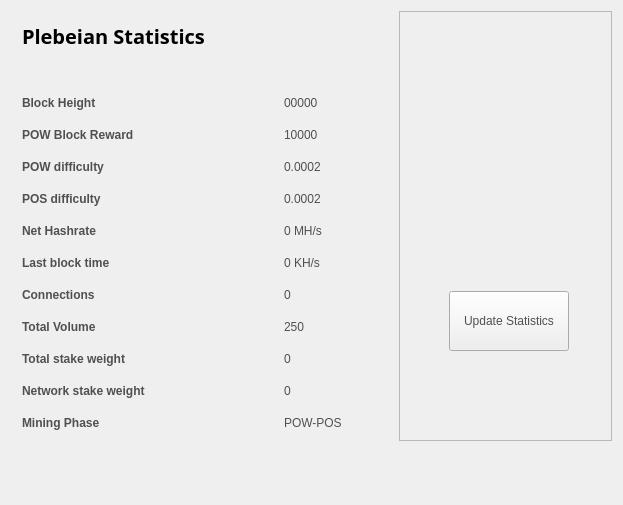
<?xml version="1.0" encoding="UTF-8"?>
<ui version="4.0">
 <class>StatisticsPage</class>
 <widget class="QWidget" name="StatisticsPage">
  <property name="windowModality">
   <enum>Qt::NonModal</enum>
  </property>
  <property name="geometry">
   <rect>
    <x>0</x>
    <y>0</y>
    <width>623</width>
    <height>505</height>
   </rect>
  </property>
  <property name="windowTitle">
   <string>Digging</string>
  </property>
  <property name="styleSheet">
   <string notr="true">color:#505050;
font-family:'Open Sans,sans-serif';</string>
  </property>
  <layout class="QGridLayout" name="gridLayout">
   <property name="sizeConstraint">
    <enum>QLayout::SetMaximumSize</enum>
   </property>
   <item row="0" column="1">
    <widget class="QFrame" name="frame">
     <property name="minimumSize">
      <size>
       <width>213</width>
       <height>0</height>
      </size>
     </property>
     <property name="frameShape">
      <enum>QFrame::StyledPanel</enum>
     </property>
     <property name="frameShadow">
      <enum>QFrame::Raised</enum>
     </property>
     <widget class="QPushButton" name="startButton">
      <property name="geometry">
       <rect>
        <x>50</x>
        <y>280</y>
        <width>120</width>
        <height>60</height>
       </rect>
      </property>
      <property name="sizePolicy">
       <sizepolicy hsizetype="Fixed" vsizetype="Fixed">
        <horstretch>0</horstretch>
        <verstretch>0</verstretch>
       </sizepolicy>
      </property>
      <property name="minimumSize">
       <size>
        <width>120</width>
        <height>60</height>
       </size>
      </property>
      <property name="autoFillBackground">
       <bool>false</bool>
      </property>
      <property name="styleSheet">
       <string notr="true"/>
      </property>
      <property name="text">
       <string>Update Statistics</string>
      </property>
     </widget>
     <widget class="QLabel" name="label">
      <property name="geometry">
       <rect>
        <x>10</x>
        <y>10</y>
        <width>191</width>
        <height>191</height>
       </rect>
      </property>
      <property name="text">
       <string/>
      </property>
      <property name="pixmap">
       <pixmap resource="../bitcoin.qrc">:/icons/coinbg</pixmap>
      </property>
      <property name="scaledContents">
       <bool>true</bool>
      </property>
     </widget>
    </widget>
   </item>
   <item row="0" column="0">
    <widget class="QFrame" name="gridFrame_2">
     <layout class="QGridLayout" name="gridLayout_4">
      <item row="3" column="0">
       <layout class="QFormLayout" name="formLayout_2">
        <property name="fieldGrowthPolicy">
         <enum>QFormLayout::FieldsStayAtSizeHint</enum>
        </property>
        <property name="horizontalSpacing">
         <number>139</number>
        </property>
        <property name="verticalSpacing">
         <number>18</number>
        </property>
        <property name="rightMargin">
         <number>0</number>
        </property>
        <item row="1" column="0">
         <widget class="QLabel" name="label_14">
          <property name="text">
           <string>&lt;html&gt;&lt;head/&gt;&lt;body&gt;&lt;p&gt;&lt;span style=&quot; font-weight:600;&quot;&gt;Block Height&lt;/span&gt;&lt;/p&gt;&lt;/body&gt;&lt;/html&gt;</string>
          </property>
         </widget>
        </item>
        <item row="1" column="1">
         <widget class="QLabel" name="heightBox">
          <property name="text">
           <string>00000</string>
          </property>
         </widget>
        </item>
        <item row="2" column="0">
         <widget class="QLabel" name="label_12">
          <property name="text">
           <string>&lt;html&gt;&lt;head/&gt;&lt;body&gt;&lt;p&gt;&lt;span style=&quot; font-weight:600;&quot;&gt;POW Block Reward&lt;/span&gt;&lt;/p&gt;&lt;/body&gt;&lt;/html&gt;</string>
          </property>
         </widget>
        </item>
        <item row="2" column="1">
         <widget class="QLabel" name="rewardBox">
          <property name="text">
           <string>10000</string>
          </property>
         </widget>
        </item>
        <item row="3" column="0">
         <widget class="QLabel" name="label_13">
          <property name="text">
           <string>&lt;html&gt;&lt;head/&gt;&lt;body&gt;&lt;p&gt;&lt;span style=&quot; font-weight:600;&quot;&gt;POW difficulty&lt;/span&gt;&lt;/p&gt;&lt;/body&gt;&lt;/html&gt;</string>
          </property>
         </widget>
        </item>
        <item row="3" column="1">
         <widget class="QLabel" name="diffBox">
          <property name="text">
           <string>0.0002</string>
          </property>
         </widget>
        </item>
        <item row="4" column="0">
         <widget class="QLabel" name="label_9">
          <property name="text">
           <string>&lt;html&gt;&lt;head/&gt;&lt;body&gt;&lt;p&gt;&lt;span style=&quot; font-weight:600;&quot;&gt;POS difficulty&lt;/span&gt;&lt;/p&gt;&lt;/body&gt;&lt;/html&gt;</string>
          </property>
         </widget>
        </item>
        <item row="4" column="1">
         <widget class="QLabel" name="diffBox2">
          <property name="text">
           <string>0.0002</string>
          </property>
         </widget>
        </item>
        <item row="5" column="1">
         <widget class="QLabel" name="pawrateBox">
          <property name="text">
           <string>0 MH/s</string>
          </property>
         </widget>
        </item>
        <item row="6" column="0">
         <widget class="QLabel" name="label3_2">
          <property name="sizePolicy">
           <sizepolicy hsizetype="Preferred" vsizetype="Maximum">
            <horstretch>0</horstretch>
            <verstretch>0</verstretch>
           </sizepolicy>
          </property>
          <property name="text">
           <string>&lt;html&gt;&lt;head/&gt;&lt;body&gt;&lt;p&gt;&lt;span style=&quot; font-weight:600;&quot;&gt;Last block time&lt;/span&gt;&lt;/p&gt;&lt;/body&gt;&lt;/html&gt;</string>
          </property>
         </widget>
        </item>
        <item row="6" column="1">
         <widget class="QLabel" name="localBox">
          <property name="text">
           <string>0 KH/s</string>
          </property>
         </widget>
        </item>
        <item row="7" column="0">
         <widget class="QLabel" name="label1_2">
          <property name="text">
           <string>&lt;html&gt;&lt;head/&gt;&lt;body&gt;&lt;p&gt;&lt;span style=&quot; font-weight:600;&quot;&gt;Connections&lt;/span&gt;&lt;/p&gt;&lt;/body&gt;&lt;/html&gt;</string>
          </property>
         </widget>
        </item>
        <item row="7" column="1">
         <widget class="QLabel" name="connectionBox">
          <property name="text">
           <string>0</string>
          </property>
         </widget>
        </item>
        <item row="8" column="0">
         <widget class="QLabel" name="label_8">
          <property name="text">
           <string>&lt;html&gt;&lt;head/&gt;&lt;body&gt;&lt;p&gt;&lt;span style=&quot; font-weight:600;&quot;&gt;Total Volume&lt;/span&gt;&lt;/p&gt;&lt;/body&gt;&lt;/html&gt;</string>
          </property>
         </widget>
        </item>
        <item row="8" column="1">
         <widget class="QLabel" name="volumeBox">
          <property name="text">
           <string>250</string>
          </property>
         </widget>
        </item>
        <item row="9" column="0">
         <widget class="QLabel" name="label_10">
          <property name="text">
           <string>&lt;html&gt;&lt;head/&gt;&lt;body&gt;&lt;p&gt;&lt;span style=&quot; font-weight:600;&quot;&gt;Total stake weight&lt;/span&gt;&lt;/p&gt;&lt;/body&gt;&lt;/html&gt;</string>
          </property>
         </widget>
        </item>
        <item row="9" column="1">
         <widget class="QLabel" name="minBox">
          <property name="text">
           <string>0</string>
          </property>
         </widget>
        </item>
        <item row="10" column="0">
         <widget class="QLabel" name="label_11">
          <property name="text">
           <string>&lt;html&gt;&lt;head/&gt;&lt;body&gt;&lt;p&gt;&lt;span style=&quot; font-weight:600;&quot;&gt;Network stake weight&lt;/span&gt;&lt;/p&gt;&lt;/body&gt;&lt;/html&gt;</string>
          </property>
         </widget>
        </item>
        <item row="10" column="1">
         <widget class="QLabel" name="maxBox">
          <property name="text">
           <string>0</string>
          </property>
         </widget>
        </item>
        <item row="11" column="0">
         <widget class="QLabel" name="label_15">
          <property name="text">
           <string>&lt;html&gt;&lt;head/&gt;&lt;body&gt;&lt;p&gt;&lt;span style=&quot; font-weight:600;&quot;&gt;Mining Phase&lt;/span&gt;&lt;/p&gt;&lt;/body&gt;&lt;/html&gt;</string>
          </property>
         </widget>
        </item>
        <item row="11" column="1">
         <widget class="QLabel" name="cBox">
          <property name="text">
           <string>POW-POS</string>
          </property>
         </widget>
        </item>
        <item row="5" column="0">
         <widget class="QLabel" name="label_16">
          <property name="text">
           <string>&lt;html&gt;&lt;head/&gt;&lt;body&gt;&lt;p&gt;&lt;span style=&quot; font-weight:600;&quot;&gt;Net Hashrate&lt;/span&gt;&lt;/p&gt;&lt;/body&gt;&lt;/html&gt;</string>
          </property>
         </widget>
        </item>
       </layout>
      </item>
      <item row="1" column="0">
       <layout class="QHBoxLayout" name="horizontalLayout_4">
        <property name="spacing">
         <number>7</number>
        </property>
        <item>
         <widget class="QLabel" name="label_5">
          <property name="font">
           <font>
            <family>Open Sans,sans-serif</family>
           </font>
          </property>
          <property name="text">
           <string>&lt;html&gt;&lt;head/&gt;&lt;body&gt;&lt;p&gt;&lt;span style=&quot; font-size:20px; font-weight:600; color:#000000;&quot;&gt;Plebeian Statistics&lt;/span&gt;&lt;/p&gt;&lt;/body&gt;&lt;/html&gt;</string>
          </property>
         </widget>
        </item>
        <item>
         <spacer name="horizontalSpacer_2">
          <property name="orientation">
           <enum>Qt::Horizontal</enum>
          </property>
          <property name="sizeHint" stdset="0">
           <size>
            <width>40</width>
            <height>20</height>
           </size>
          </property>
         </spacer>
        </item>
       </layout>
      </item>
      <item row="2" column="0">
       <spacer name="verticalSpacer_2">
        <property name="orientation">
         <enum>Qt::Vertical</enum>
        </property>
        <property name="sizeHint" stdset="0">
         <size>
          <width>20</width>
          <height>40</height>
         </size>
        </property>
       </spacer>
      </item>
     </layout>
    </widget>
   </item>
   <item row="1" column="0">
    <spacer name="verticalSpacer">
     <property name="orientation">
      <enum>Qt::Vertical</enum>
     </property>
     <property name="sizeHint" stdset="0">
      <size>
       <width>20</width>
       <height>40</height>
      </size>
     </property>
    </spacer>
   </item>
  </layout>
 </widget>
 <layoutdefault spacing="6" margin="11"/>
 <resources/>
 <connections/>
</ui>
